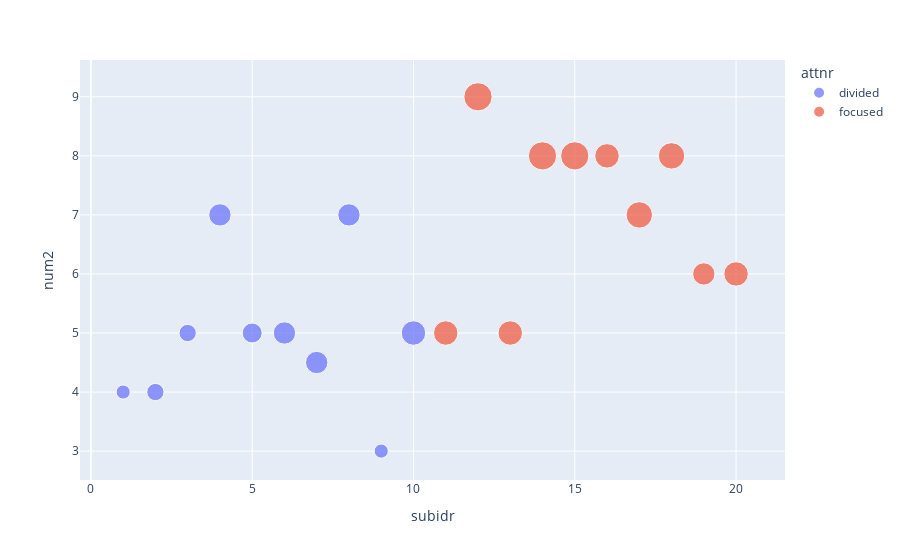

Notebook code cell kept with this figure:
### Code cell
data3 = sns.load_dataset('anagrams')
fig = px.scatter(data3,x='subidr',y='num2',size='num1',color='attnr')
fig.show()

### Figure 1 — Plotly figure (JSON) as saved in the notebook; plotly's stock layout.template omitted (floating-point values rounded to 4 significant figures)
{"data": [{"hovertemplate": "attnr=divided<br>subidr=%{x}<br>num2=%{y}<br>num1=%{marker.size}<extra></extra>", "legendgroup": "divided", "marker": {"color": "#636efa", "size": [2, 3, 3, 5, 4, 5, 5, 5, 2, 6], "sizemode": "area", "sizeref": 0.02, "symbol": "circle"}, "mode": "markers", "name": "divided", "orientation": "v", "showlegend": true, "type": "scatter", "x": [1, 2, 3, 4, 5, 6, 7, 8, 9, 10], "xaxis": "x", "y": [4, 4, 5, 7, 5, 5, 4.5, 7, 3, 5], "yaxis": "y"}, {"hovertemplate": "attnr=focused<br>subidr=%{x}<br>num2=%{y}<br>num1=%{marker.size}<extra></extra>", "legendgroup": "focused", "marker": {"color": "#EF553B", "size": [6, 8, 6, 8, 8, 6, 7, 7, 5, 6], "sizemode": "area", "sizeref": 0.02, "symbol": "circle"}, "mode": "markers", "name": "focused", "orientation": "v", "showlegend": true, "type": "scatter", "visible": true, "x": [11, 12, 13, 14, 15, 16, 17, 18, 19, 20], "xaxis": "x", "y": [5, 9, 5, 8, 8, 8, 7, 8, 6, 6], "yaxis": "y"}], "layout": {"autosize": true, "legend": {"itemsizing": "constant", "title": {"text": "attnr"}, "tracegroupgap": 0}, "margin": {"t": 60}, "xaxis": {"anchor": "y", "autorange": true, "domain": [0, 1], "range": [-0.2747, 21.41], "title": {"text": "subidr"}, "type": "linear"}, "yaxis": {"anchor": "x", "autorange": true, "domain": [0, 1], "range": [2.349, 9.923], "title": {"text": "num2"}, "type": "linear"}}}
